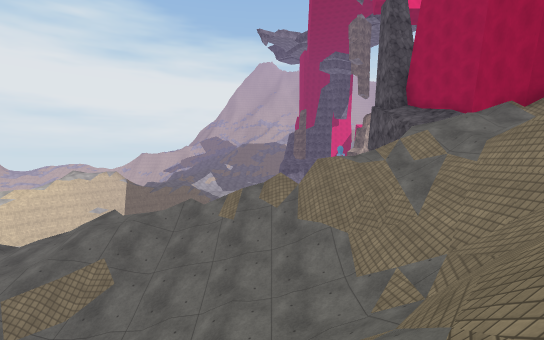
View 1 (above)

12 first-person views from a walk through a Unity game level. The camera is 1.4 m above the floor, tilts 2° down and sees 85° across. The floor is counted in squares, 2 m on a side. Each view is taken from the middle of a square. On the plan, view 1 faces up. The plan holds only what a view shows up to about 10 squares ahead; the rest is blank. The place goes on beyond the plan. Some surface patterns are stand-ins.

View 2
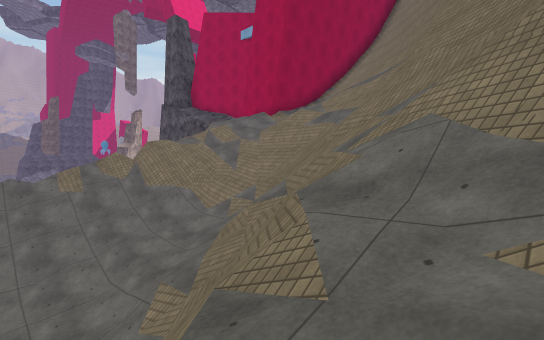

View 3
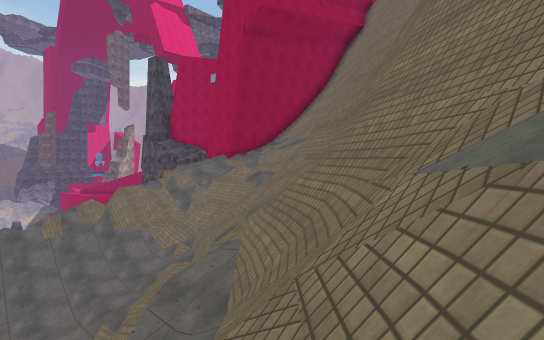

View 4
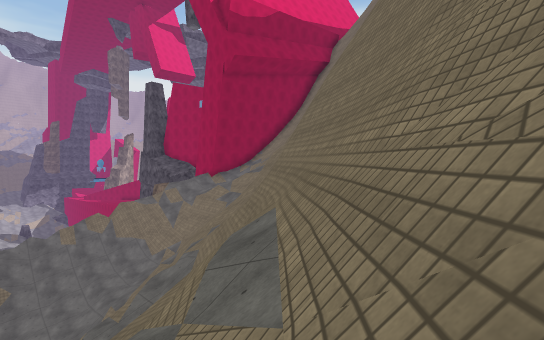

View 5
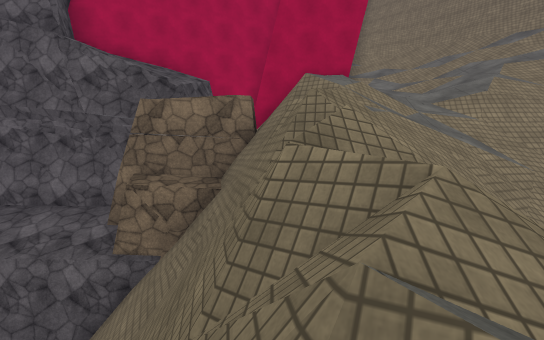

View 6
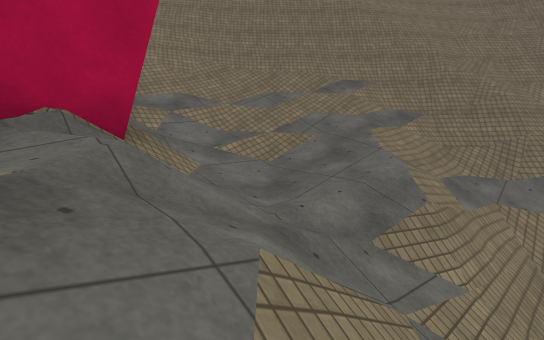

View 7
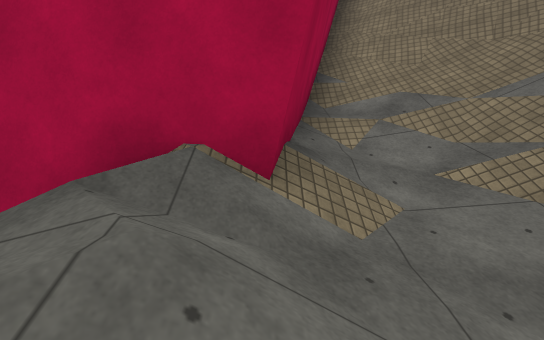

View 8
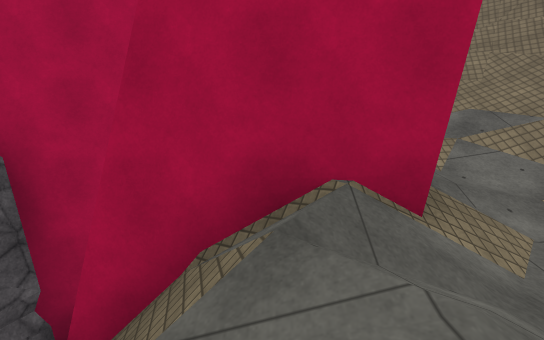

View 9
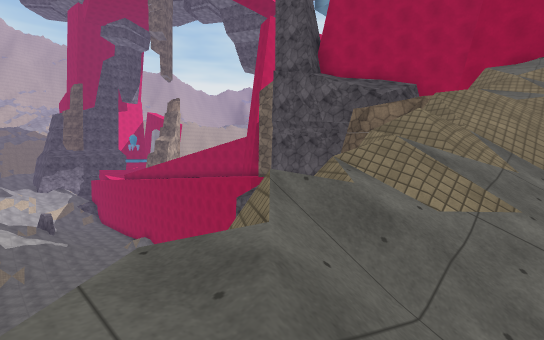

View 10
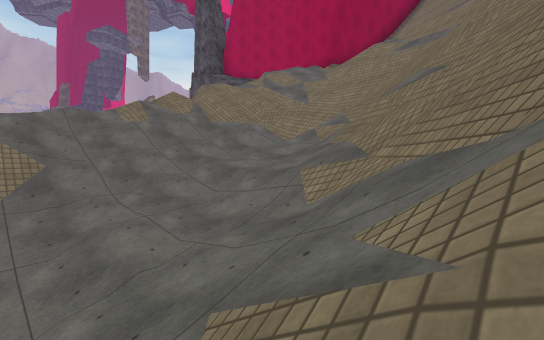

View 11
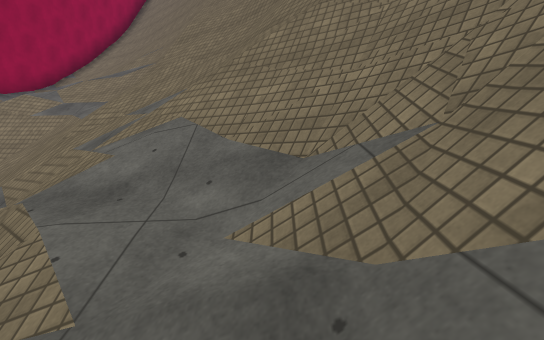

View 12
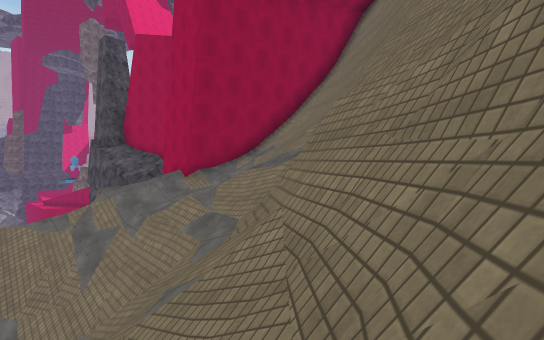

### Floor plan
Key: @ floor where view 1 was taken; # wall or solid block; . main floor; : floor 1.75 m higher than the main floor; + floor 3.25 m higher than the main floor; * floor 9.75 m higher than the main floor; / step, stairs or slope; = window, fence, low wall or low ledge; v drop or lower ground.
Columns run from 4 left of view 1 to 11 right of it. Each row starts with its distance up from view 1.
 13        #
 12       ####
 11       #vv##
 10      vvvv##
  9 ##//=vvvvv#
  8 =//////// #
  7 //////////####
  6 //////=//*///##
  5 ////////#/////##
  4 ////+//#//////#
  3 ./://////////##
  2 ////////////##
  1  ////////####
  0 //==@//####
 -1   /////#
 -2  ///#/##
 -3  //####
 -4  //###
 -5  /=##
 -6  //#
 -7  /##
 -8 /##

Positions as (right, up) in squares from view 1, and headings:
1: (0, 0), facing up
2: (-3, -2), facing up-right
3: (-3, -5), facing up-right
4: (-4, -8), facing up-right
5: (-2, 9), facing right
6: (3, 8), facing down-right
7: (4, 7), facing right
8: (4, 8), facing right
9: (-4, 7), facing up-right
10: (-4, 0), facing up-right
11: (-3, -2), facing right
12: (1, -2), facing up-right
